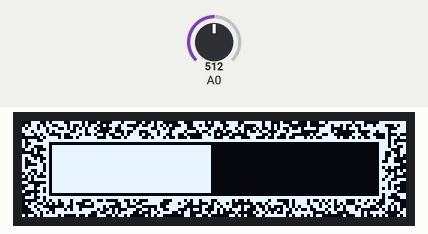
Simulated run of this sketch. Board: Arduino Uno, built with avr-gcc and run on an emulated ATmega328P. On the bench: 128×32 one-colour display. The inputs (shaded band) are chosen by the test bench; at power-on: A0 = 512.

Above: at 1.5 s.
1.6 s: A0 set to 0
At 3.3 s:
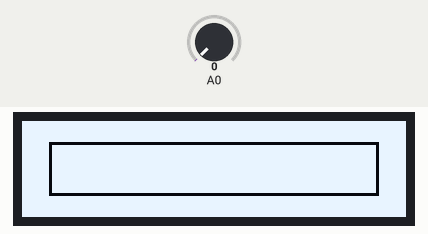
4.3 s: A0 set to 122
At 5.6 s:
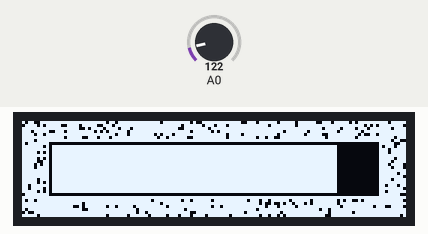
7.3 s: A0 set to 306
At 8.6 s:
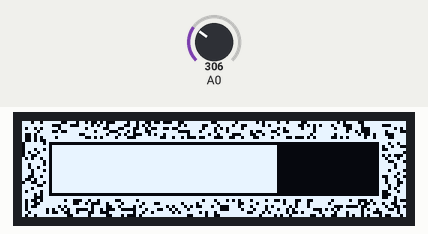
Timing chart, 0 to 10.3 s (numbered marks = the images above; inputs shaded):
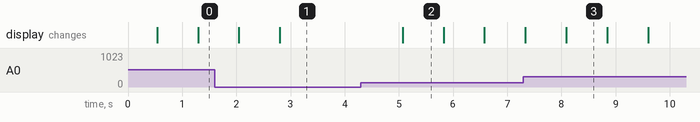

The sketch:

128x32_LightMeter.ino
```cpp
#include <U8g2lib.h>
#include <me_ProgressBar.h>
#include <me_RandomDots.h>

U8G2_SSD1306_128X32_UNIVISION_F_HW_I2C Display(U8G2_R0);
me_ProgressBar ProgressBar((U8G2*) &Display, 8, 6, 119, 25);
me_RandomDots RandomDots((U8G2*) &Display, 0, 0, 127, 31);

void setup()
{
  Display.begin();
}

void loop()
{
  uint16_t lighting = 1023 - analogRead(A0);

  RandomDots.CurrentFillRatio = lighting;
  ProgressBar.CurrentValue = lighting;

  Display.clearBuffer();

  RandomDots.Draw();
  ProgressBar.Draw();

  Display.sendBuffer();

  delay(250);
}
```

Measured:
- after the input at 4.3 s, the display: changes after 0.77 s (image 2)
- what the display in image 2 shows lasts 0.7 s, from 5.1 s to 5.8 s
